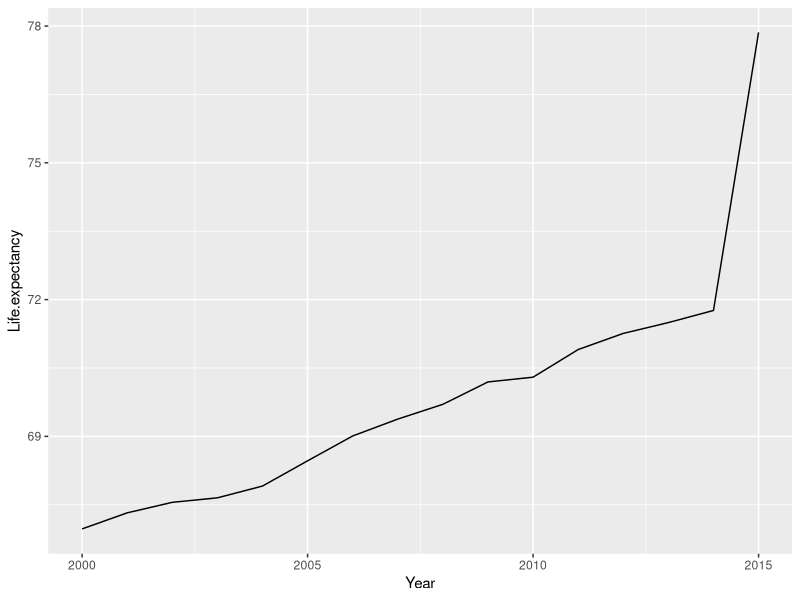
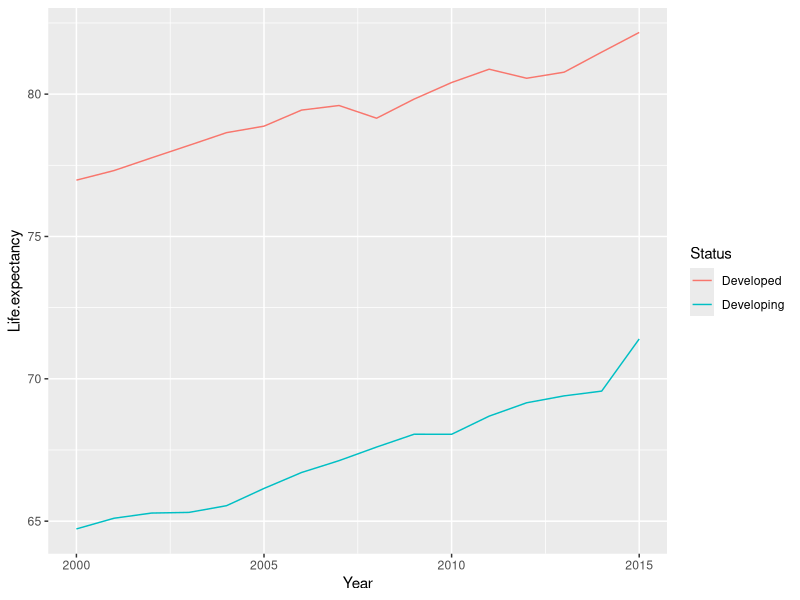
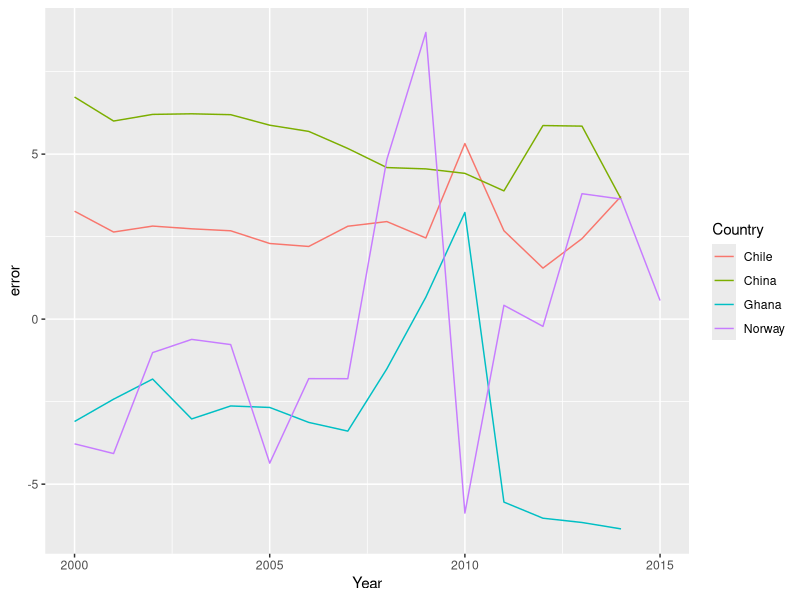
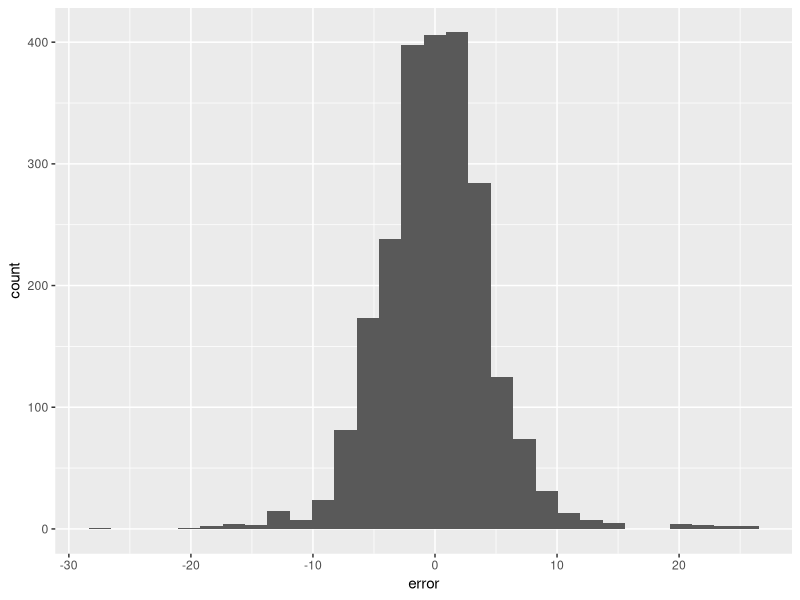
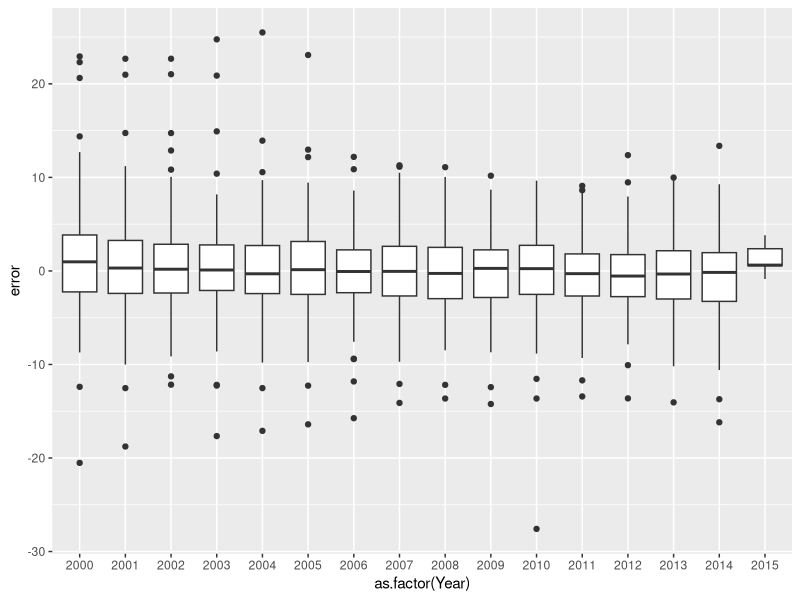
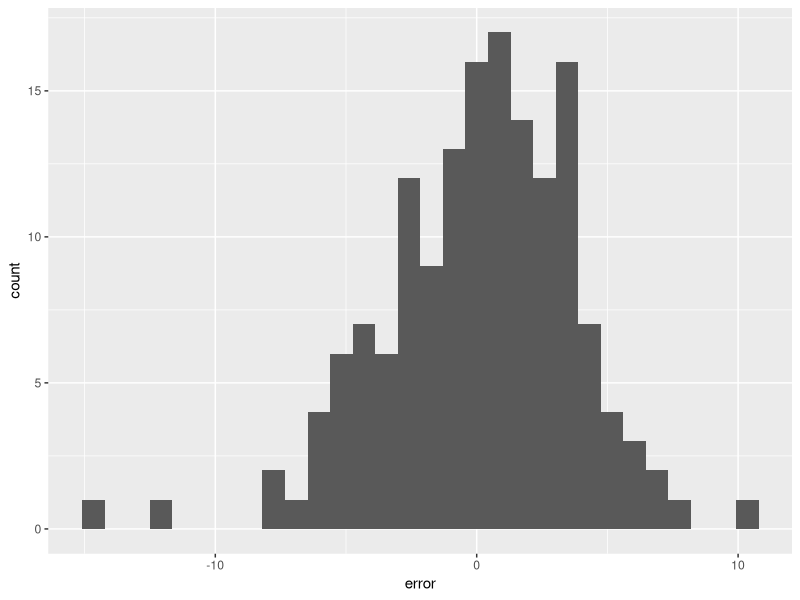
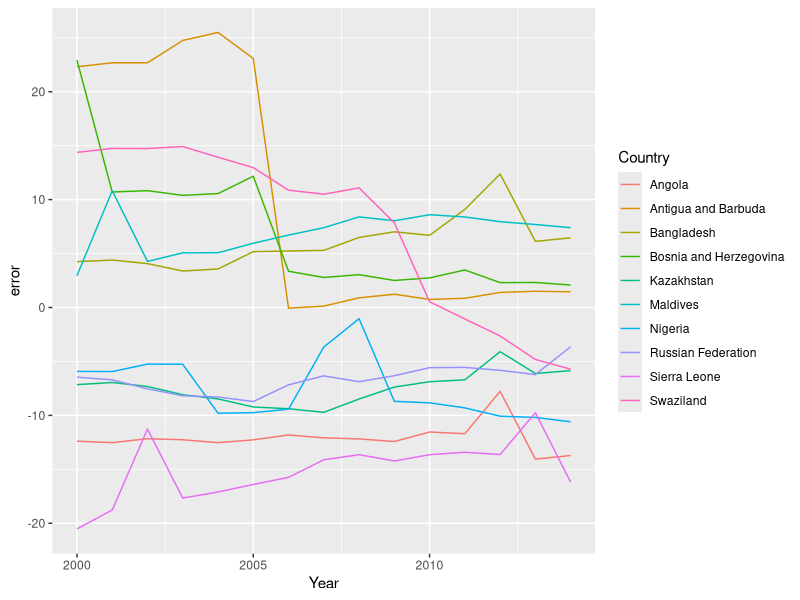

Write the R code that produced these figures, in order.
## ---- chunk 1
knitr::opts_chunk$set(echo = TRUE)
## ---- chunk 2
library(ggplot2)

data <- read.csv("life_CLEAN.csv")
str(data)
## ---- chunk 3
year_averages <- aggregate(Life.expectancy ~ Year, data = data, FUN = mean)

ggplot(data = year_averages) +
  geom_line(mapping = aes(x = Year, y = Life.expectancy))

summary(lm(Life.expectancy ~ Year, data = year_averages))
## ---- chunk 4
status_averages <- aggregate(Life.expectancy ~ Year + Status, data = data, FUN = mean)

ggplot(data = status_averages) +
  geom_line(mapping = aes(x = Year, y = Life.expectancy, color = Status))
## ---- chunk 5
data$Status.proxy <- as.integer(factor(data$Status, levels = c("Developing",
                                                               "Developed"),
                                       labels = c(0, 1))) - 1
summary(lm(Life.expectancy ~ Status.proxy + Year, data = data))
## ---- chunk 6
model <- lm(Life.expectancy ~ Schooling + GDP + Alcohol + BMI +
              percentage.expenditure + Income.composition.of.resources +
              HIV.AIDS + thinness.5.9.years + thinness.10.19.years, data = data)
summary(model)
## ---- chunk 7
data$y.hat <- predict(model, data)
data$error <- data$Life.expectancy - data$y.hat

country_subset <- c("Norway", "China", "Ghana", "Chile", "Vietnam")
ggplot(data = data[which(data$Country %in% country_subset), ]) +
  geom_line(mapping = aes(x = Year, y = error, color = Country))
## ---- chunk 8
ggplot(data = data) +
  geom_histogram(mapping = aes(x = error))

ggplot(data = data) +
  geom_boxplot(mapping = aes(x = as.factor(Year), y = error))
## ---- chunk 9
av_error <- aggregate(error ~ Country, data = data, FUN = mean)

ggplot(data = av_error) +
  geom_histogram(mapping = aes(x = error))
## ---- chunk 10
outlier_order <- c(head(order(av_error$error, decreasing = TRUE), 5),
                   tail(order(av_error$error, decreasing = TRUE), 5))
av_error$over.rank <- order(av_error$error, decreasing = TRUE)
outliers <- av_error$Country[outlier_order]
print(paste0(c("Top Over-perfomers: ", outliers[1:5])))
print(paste0(c("Top Over-perfomers: ", outliers[10:6])))
outlier_data <- data[which(data$Country %in% outliers), ]

ggplot(data = outlier_data) +
  geom_line(mapping = aes(x = Year, y = error, color = Country))
